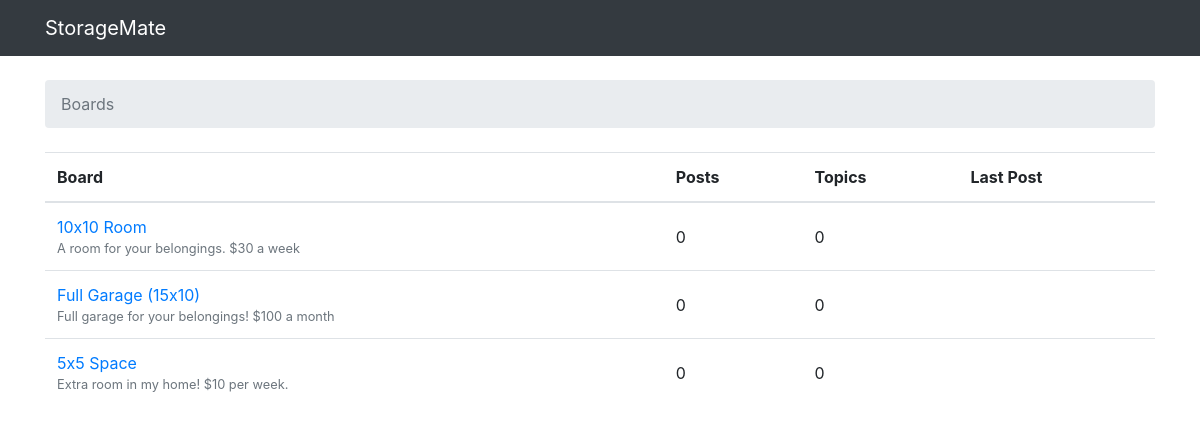
The page / on the database its author committed.
### boards/models.py (models this page shows, shortened)
class Board(models.Model):
    name = models.CharField(max_length=30, unique=True)
    description = models.CharField(max_length=100)

### boards/views.py (the view)
# urls.py: 2. Add a URL to urlpatterns:  path('', views.home, name='home')
def home(request):
    boards = Board.objects.all()
    return render(request, 'home.html', {'boards': boards})

### templates/home.html (shortened to what this page needs)
{% extends 'base.html' %}
{% block breadcrumb %}
  <li class="breadcrumb-item active">Boards</li>
{% endblock %}
{% block content %}
  <table class="table">
    <thead class="thead-inverse">
      <tr>
        <th>Board</th>
        <th>Posts</th>
        <th>Topics</th>
        <th>Last Post</th>
      </tr>
    </thead>
    <tbody>
      {% for board in boards %}
        <tr>
          <td>
            <a href="{% url 'board_topics' board.pk %}">{{ board.name }}</a>
            <small class="text-muted d-block">{{ board.description }}</small>
          </td>
          <td class="align-middle">0</td>
          <td class="align-middle">0</td>
          <td></td>
        </tr>
      {% endfor %}
    </tbody>
  </table>
{% endblock %}
{% load static %}<!DOCTYPE html>
{% load static %}<!DOCTYPE html>

### rows shown on the page
Board: name "10x10 Room", description "A room for your belongings. $30 a week"
Board: name "Full Garage (15x10)", description "Full garage for your belongings! $100 a month"
Board: name "5x5 Space", description "Extra room in my home! $10 per week."
